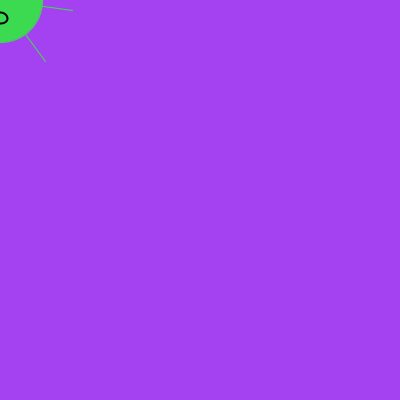
Frame 1 (no input)
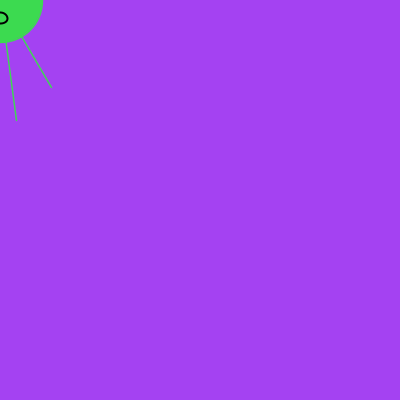
Frame 60 (the mouse pressed at the canvas centre just before this capture)
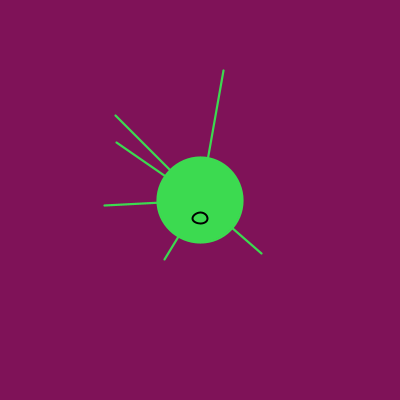
Frame 120 (the mouse held since frame 60 and released just before this capture)

The Processing sketch that drew these frames (run headless with seeded random() and noise(); from frame 60 on, the mouse is pressed at the canvas centre):

// Processing sketch: processing_69592
// ── processing_69592.pde

//Homework 4

//Danielle Dong
//dmdong@andrew.cmu.edu
//copyright Danielle Dong, Carnegie Mellon University, Pittburgh, PA


// [mouse click] background changes to random color
//press [q] circle changes to random size
//press [w] eyes change to random size
//press [e] mouth changes to random size
//press [r] creature color changes to random color










//background colors
float ranclr1;
float ranclr2;
float ranclr3;
//creature color
float rancolor1;
float rancolor2;
float rancolor3;

// generates random circle size
float rancircle1;
float rancircle2;
// generates random mouth size
float ranmouth1;
float ranmouth2;
// generates random eye size
float raneye1;
float raneye2;










void setup ( )
{
  size ( 400, 400 );
  smooth ();
  frameRate (30);
  ellipseMode(CENTER);
  rectMode(CENTER);
  
//background colors
ranclr1 = random (255);
ranclr2 = random (255);
ranclr3 = random (255);
//creature color
rancolor1 = random (0, 255);
rancolor2 = random (0, 255);
rancolor3 = random (0, 255);

// generates random circle size
rancircle1 = random(50,125) ;
rancircle2 = random(50,125) ;
// generates random mouth size
ranmouth1 = rancircle1 * random (.10, .3) ;
ranmouth2 = rancircle2 * random (.1, .3) ;
// generates random eye size
float raneye1 = rancircle1 * random (.1, .2);
float raneye2 = rancircle1 * random (.1, .2);
}










void draw ( )
{
background (ranclr1, ranclr2, ranclr3);

//stroke weight is random, changes every frame no matter what
strokeWeight (random (3));
// stroke + fill are the same random colors
stroke ( rancolor1, rancolor2, rancolor3);
fill ( rancolor1, rancolor2, rancolor3);

// ALL the random floats, put in the void draw section so that the lines change every frame no matter what
float ran2 = random(100) ;
float ran3 = random(100) ;
float ran4 = random(100) ;
float ran5 = random(100) ;
float ran6 = random(100) ;
float ran7 = random(100) ;
float ran8 = random(100) ;
float ran9 = random(100) ;
float ran10 = random(150) ;
float ran11 = random(150) ;
float ran12 = random(150) ;
float ran13 = random(150) ;
float ran14 = random(150) ;
float ran15 = random(150) ;
float ran16 = random(150) ;
float ran17 = random(150) ;

//random lines about center
line (mouseX, mouseY, pmouseX + ran2 , pmouseY + ran3 );
line (mouseX, mouseY, pmouseX - ran4 , pmouseY + ran5 );
line (mouseX, mouseY, pmouseX - ran6 , pmouseY - ran7 );
line (mouseX, mouseY, pmouseX + ran8 , pmouseY - ran9 );
line (mouseX, mouseY, pmouseX + ran10 , pmouseY + ran11 );
line (mouseX, mouseY, pmouseX - ran12 , pmouseY + ran13 );
line (mouseX, mouseY, pmouseX - ran14 , pmouseY - ran15 );
line (mouseX, mouseY, pmouseX + ran16 , pmouseY - ran17 );

//circle centered on mouse "body"
ellipse ( mouseX, mouseY, rancircle1 , rancircle1 );

strokeWeight (2);
stroke ( 0,0, 0 );
noFill ( );

//circles "eyes"
ellipse ( mouseX - .25*rancircle1 , mouseY, raneye1 , raneye1 );
ellipse ( mouseX + .25*rancircle1 , mouseY, raneye2 , raneye2 );

//circle "mouth"
ellipse ( mouseX , mouseY + .20*rancircle2 , ranmouth1 , ranmouth2 );
}










// key press
void keyPressed() 
{
//circle changes to random size
if (key == 'q' )
  {
    rancircle1 = random(50,125) ;
    rancircle2 = random(50,125) ;
  }
//eyes change to random size
if (key == 'w' )
  {
    raneye1 = rancircle1 * random (.10, .3) ;
    raneye2 = rancircle2 * random (.1, .3) ;
  }
//mouth changes to random size
if (key == 'e' )
  {
    ranmouth1 = rancircle1 * random (.10, .3) ;
    ranmouth2 = rancircle2 * random (.1, .3) ;
  }
//creature color changes to random color
if (key == 'r' )
  {
    rancolor1 = random (0, 255);
    rancolor2 = random (0, 255);
    rancolor3 = random (0, 255);
  }
}










// mouse click -> background changes to random color
void mousePressed( )
  {
     ranclr1 = random (255);
     ranclr2 = random (255);
     ranclr3 = random (255);
  }
